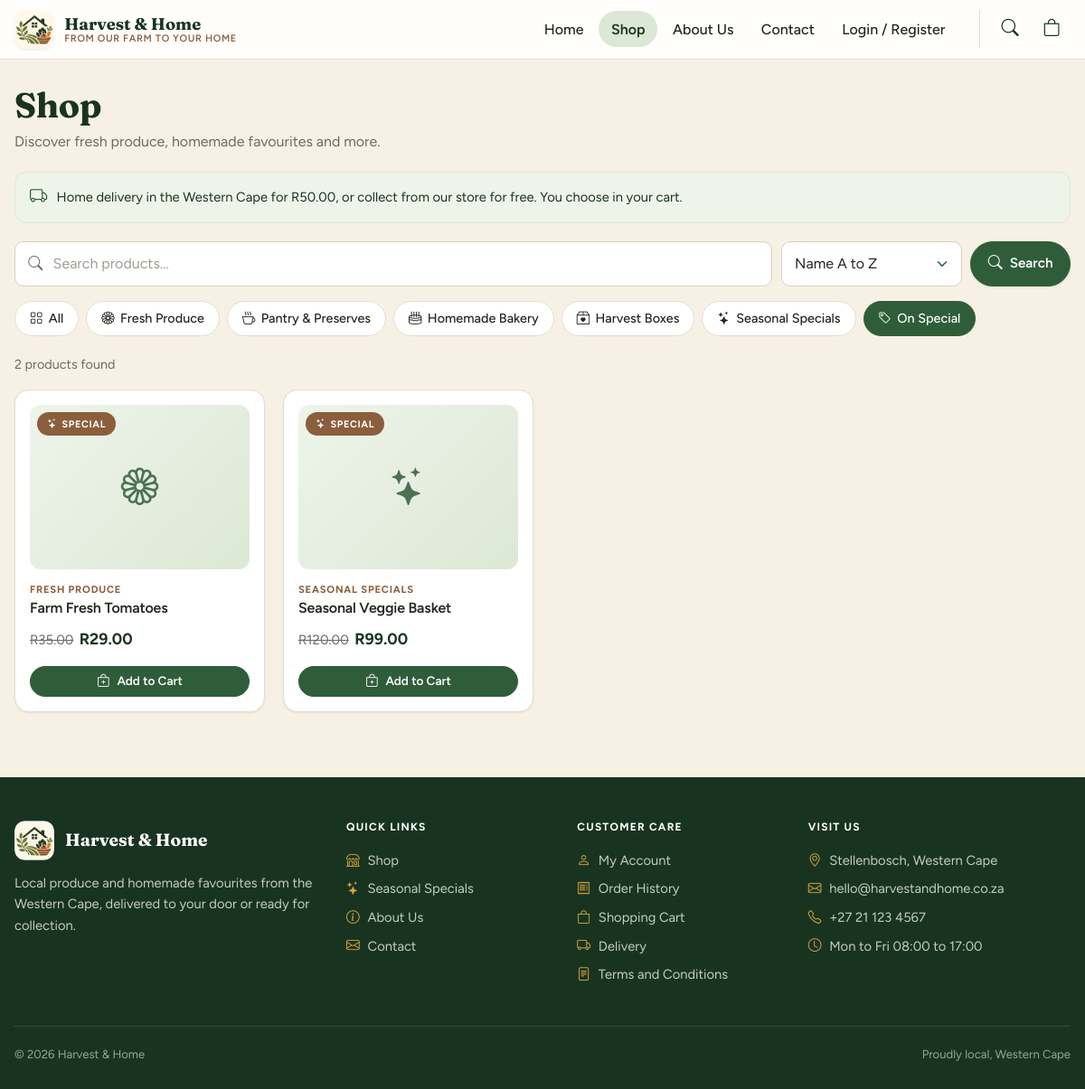
/shop.php?special=1, run on the app's committed database.
### tables this page shows
CREATE TABLE categories (
    category_id    INT AUTO_INCREMENT PRIMARY KEY,
    category_name  VARCHAR(100) NOT NULL UNIQUE,
    description    TEXT NULL
);

CREATE TABLE products (
    product_id      INT AUTO_INCREMENT PRIMARY KEY,
    category_id     INT NOT NULL,
    product_name    VARCHAR(150) NOT NULL,
    description     TEXT NOT NULL,
    price           DECIMAL(10,2) NOT NULL,
    stock_quantity  INT NOT NULL DEFAULT 0,
    product_image   VARCHAR(255) NULL,
    product_status  ENUM('active','inactive') NOT NULL DEFAULT 'active',
    CONSTRAINT fk_products_category FOREIGN KEY (category_id)
        REFERENCES categories(category_id) ON UPDATE CASCADE ON DELETE RESTRICT
);

### config/db.php (called while the page is built, shortened)
<?php
function db(): PDO
{
    static $pdo = null;
    if ($pdo === null) {
        $dsn = 'mysql:host=' . DB_HOST . ';dbname=' . DB_NAME . ';charset=utf8mb4';
        try {
            $pdo = new PDO($dsn, DB_USER, DB_PASS, [
                PDO::ATTR_ERRMODE            => PDO::ERRMODE_EXCEPTION,
                PDO::ATTR_DEFAULT_FETCH_MODE => PDO::FETCH_ASSOC,
                PDO::ATTR_EMULATE_PREPARES   => false,
            ]);
        } catch (PDOException $e) {
            error_log('DB connection failed: ' . $e->getMessage());
            http_response_code(500);
            exit('Sorry, the shop is unavailable right now. Please try again later.');
        }
    }
    return $pdo;
}

### shop.php (the view, shortened to what this page needs)
<?php
require_once 'includes/functions.php';
$q = trim($_GET['q'] ?? '');
$categoryId = (int)($_GET['category'] ?? 0);
$special = !empty($_GET['special']);
$sort = $_GET['sort'] ?? 'name';
$sql = product_sql() . " WHERE p.product_status = 'active'";
$params = [];
if ($special) {
    $sql .= ' AND pr.promo_price IS NOT NULL AND pr.promo_price < p.price';
}
$orders = [
    'name'       => 'p.product_name ASC',
    'price_low'  => 'COALESCE(LEAST(pr.promo_price, p.price), p.price) ASC',
    'price_high' => 'COALESCE(LEAST(pr.promo_price, p.price), p.price) DESC',
];
$sql .= ' ORDER BY ' . ($orders[$sort] ?? $orders['name']);
$stmt = db()->prepare($sql);
$stmt->execute($params);
$products = $stmt->fetchAll();
$categories = get_categories();
function shop_link(array $change): string
{
    $query = array_merge(['q' => $_GET['q'] ?? '', 'sort' => $_GET['sort'] ?? ''], $change);
    return 'shop.php?' . http_build_query(array_filter($query, fn($v) => $v !== '' && $v !== 0 && $v !== null));
}
require 'includes/header.php';
?>
<div class="page-head">
    <h1>Shop</h1>
    <p>Discover fresh produce, homemade favourites and more.</p>
</div>
<div class="notice"><?= icon('truck') ?><span>Home delivery in the Western Cape for <?= money(DELIVERY_FEE) ?>, or collect from our store for free. You choose in your cart.</span></div>
<form class="search" method="get" action="shop.php" role="search">
    <div class="field"><?= icon('search') ?><input id="q" type="search" name="q" value="<?= h($q) ?>" placeholder="Search products..."></div>
    <select name="sort" aria-label="Sort products">
        <option value="name" <?= $sort === 'name' ? 'selected' : '' ?>>Name A to Z</option>
    </select>
    <button class="btn" type="submit"><?= icon('search') ?>Search</button>
</form>
<div class="chips" aria-label="Filter by category">
    <a class="chip <?= !$categoryId && !$special ? 'on' : '' ?>" href="<?= h(shop_link([])) ?>"><?= icon('grid') ?>All</a>
    <?php foreach ($categories as $c): ?>
        <a class="chip <?= $categoryId === (int)$c['category_id'] ? 'on' : '' ?>" href="<?= h(shop_link(['category' => (int)$c['category_id']])) ?>"><?= icon(category_icon($c['category_name'])) ?><?= h($c['category_name']) ?></a>
    <?php endforeach; ?>
    <a class="chip <?= $special ? 'on' : '' ?>" href="<?= h(shop_link(['special' => 1])) ?>"><?= icon('tag') ?>On Special</a>
</div>
<p class="result-count"><?= count($products) ?> product<?= count($products) === 1 ? '' : 's' ?> found<?= $q !== '' ? ' for "' . h($q) . '"' : '' ?></p>
<?php if ($products): ?>
    <div class="grid">
        <?php foreach ($products as $p) echo product_card($p); ?>
    </div>
<?php endif; ?>
<?php require 'includes/footer.php'; ?>

### includes/functions.php (shortened to what this page needs)
<?php
require_once __DIR__ . '/../config/db.php';
function h($value): string
{
    return htmlspecialchars((string)$value, ENT_QUOTES, 'UTF-8');
}
function csrf_token(): string
{
    return $_SESSION['csrf'];
}
function csrf_field(): string
{
    return '<input type="hidden" name="csrf" value="' . h(csrf_token()) . '">';
}
function head_assets(string $root = ''): string
{
    $css = __DIR__ . '/../assets/css/style.css';
    $version = is_file($css) ? filemtime($css) : 1;
    return '<link rel="preconnect" href="https://fonts.googleapis.com">' . "\n"
        . '    <link rel="preconnect" href="https://fonts.gstatic.com" crossorigin>' . "\n"
        . '    <link rel="stylesheet" href="https://fonts.googleapis.com/css2?family=Figtree:wght@400;500;600;700&family=Fraunces:opsz,wght@9..144,600;9..144,700&display=swap">' . "\n"
        . '    <link rel="stylesheet" href="https://cdn.jsdelivr.net/npm/bootstrap@5.3.3/dist/css/bootstrap.min.css">' . "\n"
        . '    <link rel="stylesheet" href="https://cdn.jsdelivr.net/npm/bootstrap-icons@1.11.3/font/bootstrap-icons.min.css">' . "\n"
        . '    <link rel="stylesheet" href="' . $root . 'assets/css/style.css?v=' . $version . '">' . "\n";
}
function icon(string $name): string
{
    return '<i class="bi bi-' . $name . '" aria-hidden="true"></i>';
}
function category_icon(string $category): string
{
    $icons = [
        'Fresh Produce'      => 'flower1',
        'Harvest Boxes'      => 'box2-heart',
        'Homemade Bakery'    => 'cake2',
        'Pantry & Preserves' => 'cup-hot',
        'Seasonal Specials'  => 'stars',
    ];
    return $icons[$category] ?? 'basket2';
}
function money($amount): string
{
    return 'R' . number_format((float)$amount, 2, '.', ' ');
}
function product_sql(): string
{
    return "SELECT p.*, c.category_name, pr.promo_price
            FROM products p
            JOIN categories c ON c.category_id = p.category_id
            LEFT JOIN (
                SELECT pi.product_id, MIN(pi.promo_price) AS promo_price
                FROM promotion_items pi
                JOIN promotions pm ON pm.promotion_id = pi.promotion_id
                WHERE pm.promotion_status = 'active'
                GROUP BY pi.product_id
            ) pr ON pr.product_id = p.product_id";
}
function sell_price(array $p): float
{
    if ($p['promo_price'] !== null && (float)$p['promo_price'] < (float)$p['price']) {
        return (float)$p['promo_price'];
    }
    return (float)$p['price'];
}
function on_special(array $p): bool
{
    return sell_price($p) < (float)$p['price'];
}
function get_categories(): array
{
    return db()->query('SELECT * FROM categories ORDER BY category_id')->fetchAll();
}
function product_image(array $p, string $root = ''): string
{
    return '<span class="ph-empty">' . icon(category_icon($p['category_name'])) . '</span>';
}
function product_card(array $p): string
{
    $id = (int)$p['product_id'];
    $html  = '<article class="card prod">';
    $html .= '<a class="ph" href="product.php?id=' . $id . '" tabindex="-1" aria-hidden="true">' . product_image($p) . '</a>';
    if (on_special($p)) {
        $html .= '<span class="tag">' . icon('stars') . 'Special</span>';
    }
    $html .= '<span class="kind">' . h($p['category_name']) . '</span>';
    $html .= '<h3><a href="product.php?id=' . $id . '">' . h($p['product_name']) . '</a></h3>';
    $html .= '<p class="price">' . (on_special($p) ? '<span class="was">' . money($p['price']) . '</span>' : '') . money(sell_price($p)) . '</p>';
    if ((int)$p['stock_quantity'] < 1) {
        $html .= '<p class="stock-low">' . icon('x-circle') . 'Out of stock</p>';
    } else {
        $html .= '<form method="post" action="cart.php">' . csrf_field()
               . '<input type="hidden" name="action" value="add"><input type="hidden" name="product_id" value="' . $id . '">'
               . '<button class="btn sm" type="submit">' . icon('bag-plus') . 'Add to Cart</button></form>';
    }
    return $html . '</article>';
}

### data on the page
categories: category_name "Fresh Produce"
categories: category_name "Pantry & Preserves"
categories: category_name "Homemade Bakery"
categories: category_name "Harvest Boxes"
categories: category_name "Seasonal Specials"
products: category.category_name "FRESH PRODUCE", product_name "Farm Fresh Tomatoes", price "R35.00", p "R29.00"
products: category.category_name "SEASONAL SPECIALS", product_name "Seasonal Veggie Basket", price "R120.00", p "R99.00"

### other printed values
$label "Home"
$label "Shop"
$label "About Us"
$label "Contact"
money(DELIVERY_FEE) "R50.00"
count($products) "2"
